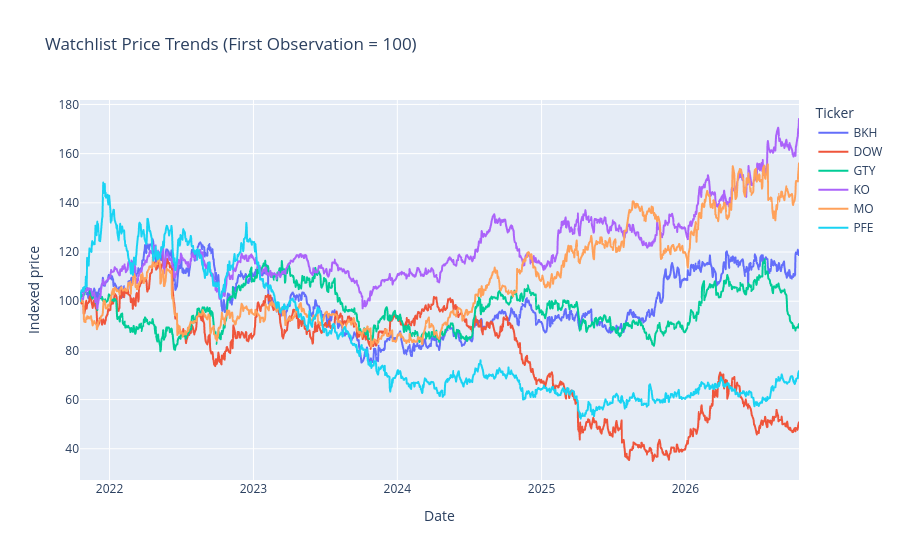
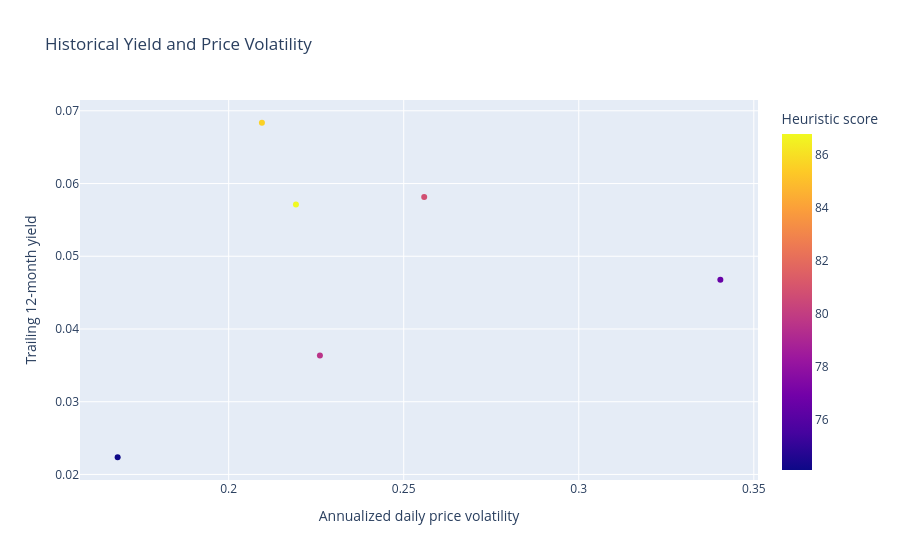

Notebook cell for these charts, in order:
### Markdown cell above
## 5. Watchlist and Portfolio Dashboard

Set current share counts in the next cell to estimate portfolio income from the same trailing distribution data. The estimates assume the recent 12-month run rate persists; they do not account for taxes, reinvestment, fees, or changes to future distributions.

### Code cell
indexed_prices = prices.sort_values(["Symbol", "Date"]).copy()
indexed_prices["Indexed Price"] = indexed_prices.groupby("Symbol")["Close"].transform(
    lambda series: series / series.iloc[0] * 100
)

price_chart = px.line(
    indexed_prices,
    x="Date",
    y="Indexed Price",
    color="Symbol",
    title="Watchlist Price Trends (First Observation = 100)",
    labels={"Indexed Price": "Indexed price", "Date": "Date"},
)
price_chart.update_layout(hovermode="x unified", legend_title_text="Ticker")
price_chart.show()

risk_return_chart = px.scatter(
    analytics.reset_index(),
    x="Annualized Volatility",
    y="Trailing Yield",
    color="Opportunity Score",
    hover_name="Symbol",
    title="Historical Yield and Price Volatility",
    labels={
        "Annualized Volatility": "Annualized daily price volatility",
        "Trailing Yield": "Trailing 12-month yield",
        "Opportunity Score": "Heuristic score",
    },
)
risk_return_chart.show()

### Figure 1 — Plotly figure (JSON) as saved in the notebook; plotly's stock layout.template omitted (floating-point values rounded to 4 significant figures; data arrays with more than 128 entries replaced by an {"elided": "..."} marker saying what was removed)
{"data": [{"hovertemplate": "Symbol=BKH<br>Date=%{x}<br>Indexed price=%{y}<extra></extra>", "legendgroup": "BKH", "line": {"color": "#636efa", "dash": "solid"}, "marker": {"symbol": "circle"}, "mode": "lines", "name": "BKH", "showlegend": true, "type": "scattergl", "x": {"elided": "1255 str values"}, "xaxis": "x", "y": {"elided": "1255 float values"}, "yaxis": "y"}, {"hovertemplate": "Symbol=DOW<br>Date=%{x}<br>Indexed price=%{y}<extra></extra>", "legendgroup": "DOW", "line": {"color": "#EF553B", "dash": "solid"}, "marker": {"symbol": "circle"}, "mode": "lines", "name": "DOW", "showlegend": true, "type": "scattergl", "x": {"elided": "1255 str values"}, "xaxis": "x", "y": {"elided": "1255 float values"}, "yaxis": "y"}, {"hovertemplate": "Symbol=GTY<br>Date=%{x}<br>Indexed price=%{y}<extra></extra>", "legendgroup": "GTY", "line": {"color": "#00cc96", "dash": "solid"}, "marker": {"symbol": "circle"}, "mode": "lines", "name": "GTY", "showlegend": true, "type": "scattergl", "x": {"elided": "1255 str values"}, "xaxis": "x", "y": {"elided": "1255 float values"}, "yaxis": "y"}, {"hovertemplate": "Symbol=KO<br>Date=%{x}<br>Indexed price=%{y}<extra></extra>", "legendgroup": "KO", "line": {"color": "#ab63fa", "dash": "solid"}, "marker": {"symbol": "circle"}, "mode": "lines", "name": "KO", "showlegend": true, "type": "scattergl", "x": {"elided": "1255 str values"}, "xaxis": "x", "y": {"elided": "1255 float values"}, "yaxis": "y"}, {"hovertemplate": "Symbol=MO<br>Date=%{x}<br>Indexed price=%{y}<extra></extra>", "legendgroup": "MO", "line": {"color": "#FFA15A", "dash": "solid"}, "marker": {"symbol": "circle"}, "mode": "lines", "name": "MO", "showlegend": true, "type": "scattergl", "x": {"elided": "1255 str values"}, "xaxis": "x", "y": {"elided": "1255 float values"}, "yaxis": "y"}, {"hovertemplate": "Symbol=PFE<br>Date=%{x}<br>Indexed price=%{y}<extra></extra>", "legendgroup": "PFE", "line": {"color": "#19d3f3", "dash": "solid"}, "marker": {"symbol": "circle"}, "mode": "lines", "name": "PFE", "showlegend": true, "type": "scattergl", "x": {"elided": "1255 str values"}, "xaxis": "x", "y": {"elided": "1255 float values"}, "yaxis": "y"}], "layout": {"hovermode": "x unified", "legend": {"title": {"text": "Ticker"}, "tracegroupgap": 0}, "title": {"text": "Watchlist Price Trends (First Observation = 100)"}, "xaxis": {"anchor": "y", "domain": [0, 1], "title": {"text": "Date"}}, "yaxis": {"anchor": "x", "domain": [0, 1], "title": {"text": "Indexed price"}}}}

### Figure 2 — Plotly figure (JSON) as saved in the notebook; plotly's stock layout.template omitted (floating-point values rounded to 4 significant figures)
{"data": [{"hovertemplate": "<b>%{hovertext}</b><br><br>Annualized daily price volatility=%{x}<br>Trailing 12-month yield=%{y}<br>Heuristic score=%{marker.color}<extra></extra>", "hovertext": ["PFE", "GTY", "KO", "MO", "DOW", "BKH"], "legendgroup": "", "marker": {"color": [80.8, 85.6, 74.1, 86.8, 76.6, 79.6], "coloraxis": "coloraxis", "symbol": "circle"}, "mode": "markers", "name": "", "orientation": "v", "showlegend": false, "type": "scatter", "x": [0.2559, 0.2095, 0.1683, 0.2192, 0.3404, 0.2261], "xaxis": "x", "y": [0.05815, 0.06836, 0.02236, 0.05712, 0.04678, 0.03634], "yaxis": "y"}], "layout": {"coloraxis": {"colorbar": {"title": {"text": "Heuristic score"}}, "colorscale": [[0, "#0d0887"], [0.1111, "#46039f"], [0.2222, "#7201a8"], [0.3333, "#9c179e"], [0.4444, "#bd3786"], [0.5556, "#d8576b"], [0.6667, "#ed7953"], [0.7778, "#fb9f3a"], [0.8889, "#fdca26"], [1, "#f0f921"]]}, "legend": {"tracegroupgap": 0}, "title": {"text": "Historical Yield and Price Volatility"}, "xaxis": {"anchor": "y", "domain": [0, 1], "title": {"text": "Annualized daily price volatility"}}, "yaxis": {"anchor": "x", "domain": [0, 1], "title": {"text": "Trailing 12-month yield"}}}}
